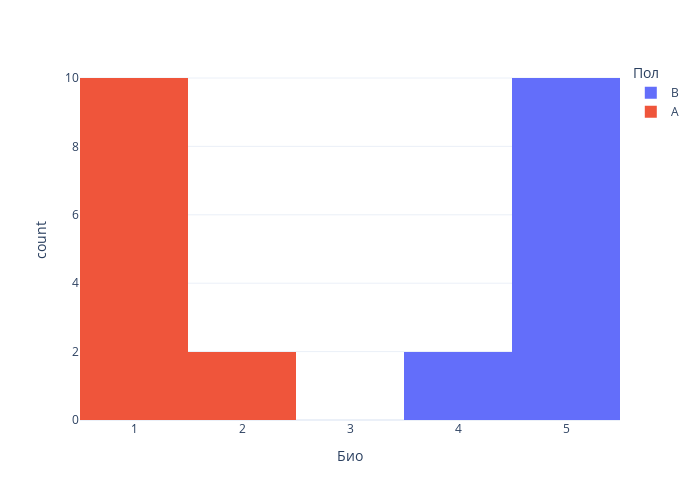

Write notebook code for a chart like this one.
### Markdown cell above
<div class="alert alert-block alert-success"><b>Категоријалне варијабле</b> су својства, обично квалитативна, на основу којих можемо да разврстамо објекте у две или више група. Термин <i>групишуће</i> понекад се користи као синоним за категоријалне варијабле.</div>

### Code cell
import plotly.express as px

fig = px.histogram(djaci.dropna(), x='Био', color='Пол', nbins=5, width=700, height=500, template='plotly_white')
fig.show()

### Figure 1 — Plotly figure (JSON) as saved in the notebook; plotly's stock layout.template omitted (floating-point values rounded to 4 significant figures)
{"data": [{"alignmentgroup": "True", "bingroup": "x", "hovertemplate": "Пол=B<br>Био=%{x}<br>count=%{y}<extra></extra>", "legendgroup": "B", "marker": {"color": "#636efa", "pattern": {"shape": ""}}, "name": "B", "nbinsx": 5, "offsetgroup": "B", "orientation": "v", "showlegend": true, "type": "histogram", "x": [5, 5, 4, 5, 5, 4, 5, 5, 5, 5, 5, 5], "xaxis": "x", "yaxis": "y"}, {"alignmentgroup": "True", "bingroup": "x", "hovertemplate": "Пол=A<br>Био=%{x}<br>count=%{y}<extra></extra>", "legendgroup": "A", "marker": {"color": "#EF553B", "pattern": {"shape": ""}}, "name": "A", "nbinsx": 5, "offsetgroup": "A", "orientation": "v", "showlegend": true, "type": "histogram", "x": [1, 1, 1, 1, 1, 2, 2, 1, 1, 1, 1, 1], "xaxis": "x", "yaxis": "y"}], "layout": {"barmode": "relative", "height": 500, "legend": {"title": {"text": "Пол"}, "tracegroupgap": 0}, "margin": {"t": 60}, "width": 700, "xaxis": {"anchor": "y", "domain": [0, 1], "title": {"text": "Био"}}, "yaxis": {"anchor": "x", "domain": [0, 1], "title": {"text": "count"}}}}
